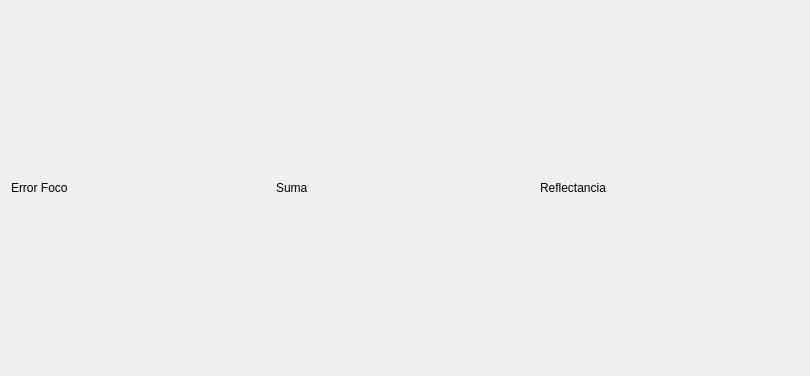
<?xml version="1.0" encoding="UTF-8"?>
<ui version="4.0">
 <class>Dialog</class>
 <widget class="QDialog" name="Dialog">
  <property name="geometry">
   <rect>
    <x>0</x>
    <y>0</y>
    <width>810</width>
    <height>376</height>
   </rect>
  </property>
  <property name="windowTitle">
   <string>Dialog</string>
  </property>
  <layout class="QHBoxLayout" name="horizontalLayout">
   <item>
    <layout class="QVBoxLayout" name="error_focus_layout">
     <item>
      <widget class="QLabel" name="error_focus_label">
       <property name="text">
        <string>Error Foco</string>
       </property>
      </widget>
     </item>
    </layout>
   </item>
   <item>
    <layout class="QVBoxLayout" name="sum_layout">
     <item>
      <widget class="QLabel" name="sum_label">
       <property name="text">
        <string>Suma</string>
       </property>
      </widget>
     </item>
    </layout>
   </item>
   <item>
    <layout class="QVBoxLayout" name="reflectance_layout">
     <item>
      <widget class="QLabel" name="reflectance_label">
       <property name="text">
        <string>Reflectancia</string>
       </property>
      </widget>
     </item>
    </layout>
   </item>
  </layout>
 </widget>
 <resources/>
 <connections/>
</ui>
